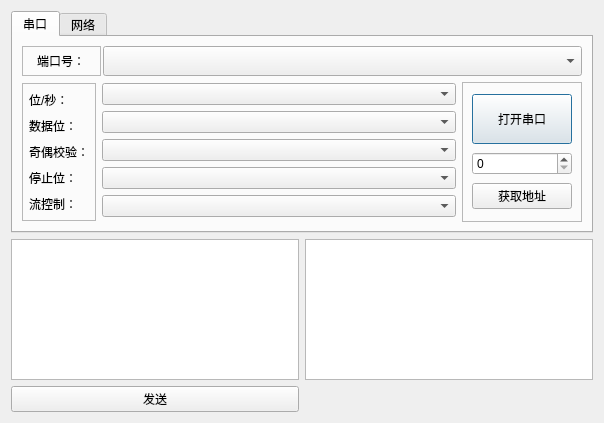
<?xml version="1.0" encoding="UTF-8"?>
<ui version="4.0">
 <class>DialogCOM</class>
 <widget class="QDialog" name="DialogCOM">
  <property name="geometry">
   <rect>
    <x>0</x>
    <y>0</y>
    <width>604</width>
    <height>423</height>
   </rect>
  </property>
  <property name="windowTitle">
   <string>Dialog</string>
  </property>
  <layout class="QGridLayout" name="gridLayout_5">
   <item row="0" column="0" colspan="2">
    <widget class="QTabWidget" name="tabWidget">
     <property name="currentIndex">
      <number>0</number>
     </property>
     <widget class="QWidget" name="tab">
      <attribute name="title">
       <string>串口</string>
      </attribute>
      <layout class="QGridLayout" name="gridLayout_7">
       <item row="0" column="0">
        <layout class="QGridLayout" name="gridLayout_6">
         <item row="0" column="0">
          <layout class="QHBoxLayout" name="horizontalLayout_2">
           <property name="spacing">
            <number>2</number>
           </property>
           <item>
            <widget class="QFrame" name="frame_3">
             <property name="sizePolicy">
              <sizepolicy hsizetype="Fixed" vsizetype="Preferred">
               <horstretch>0</horstretch>
               <verstretch>0</verstretch>
              </sizepolicy>
             </property>
             <property name="minimumSize">
              <size>
               <width>79</width>
               <height>0</height>
              </size>
             </property>
             <property name="frameShape">
              <enum>QFrame::StyledPanel</enum>
             </property>
             <property name="frameShadow">
              <enum>QFrame::Raised</enum>
             </property>
             <layout class="QGridLayout" name="gridLayout_4">
              <property name="leftMargin">
               <number>2</number>
              </property>
              <property name="topMargin">
               <number>2</number>
              </property>
              <property name="rightMargin">
               <number>2</number>
              </property>
              <property name="bottomMargin">
               <number>2</number>
              </property>
              <property name="spacing">
               <number>2</number>
              </property>
              <item row="0" column="0">
               <widget class="QLabel" name="label">
                <property name="sizePolicy">
                 <sizepolicy hsizetype="Fixed" vsizetype="Preferred">
                  <horstretch>0</horstretch>
                  <verstretch>0</verstretch>
                 </sizepolicy>
                </property>
                <property name="minimumSize">
                 <size>
                  <width>0</width>
                  <height>0</height>
                 </size>
                </property>
                <property name="text">
                 <string>端口号：</string>
                </property>
               </widget>
              </item>
             </layout>
            </widget>
           </item>
           <item>
            <widget class="QComboBox" name="comboBox_ComPort">
             <property name="minimumSize">
              <size>
               <width>0</width>
               <height>30</height>
              </size>
             </property>
            </widget>
           </item>
          </layout>
         </item>
         <item row="1" column="0">
          <layout class="QHBoxLayout" name="horizontalLayout">
           <item>
            <layout class="QGridLayout" name="gridLayout">
             <item row="0" column="1">
              <layout class="QVBoxLayout" name="verticalLayout_2">
               <item>
                <widget class="QComboBox" name="comboBox_ByteRate"/>
               </item>
               <item>
                <widget class="QComboBox" name="comboBox_Bit"/>
               </item>
               <item>
                <widget class="QComboBox" name="comboBox_Check"/>
               </item>
               <item>
                <widget class="QComboBox" name="comboBox_Stop"/>
               </item>
               <item>
                <widget class="QComboBox" name="comboBox_Stream"/>
               </item>
              </layout>
             </item>
             <item row="0" column="0">
              <widget class="QFrame" name="frame">
               <property name="sizePolicy">
                <sizepolicy hsizetype="Fixed" vsizetype="Preferred">
                 <horstretch>0</horstretch>
                 <verstretch>0</verstretch>
                </sizepolicy>
               </property>
               <property name="minimumSize">
                <size>
                 <width>70</width>
                 <height>0</height>
                </size>
               </property>
               <property name="frameShape">
                <enum>QFrame::StyledPanel</enum>
               </property>
               <property name="frameShadow">
                <enum>QFrame::Raised</enum>
               </property>
               <layout class="QVBoxLayout" name="verticalLayout">
                <property name="spacing">
                 <number>6</number>
                </property>
                <property name="leftMargin">
                 <number>6</number>
                </property>
                <property name="topMargin">
                 <number>6</number>
                </property>
                <property name="rightMargin">
                 <number>6</number>
                </property>
                <property name="bottomMargin">
                 <number>6</number>
                </property>
                <item>
                 <widget class="QLabel" name="label_2">
                  <property name="sizePolicy">
                   <sizepolicy hsizetype="Fixed" vsizetype="Preferred">
                    <horstretch>0</horstretch>
                    <verstretch>0</verstretch>
                   </sizepolicy>
                  </property>
                  <property name="minimumSize">
                   <size>
                    <width>0</width>
                    <height>20</height>
                   </size>
                  </property>
                  <property name="text">
                   <string>位/秒：</string>
                  </property>
                 </widget>
                </item>
                <item>
                 <widget class="QLabel" name="label_6">
                  <property name="sizePolicy">
                   <sizepolicy hsizetype="Preferred" vsizetype="Fixed">
                    <horstretch>0</horstretch>
                    <verstretch>0</verstretch>
                   </sizepolicy>
                  </property>
                  <property name="minimumSize">
                   <size>
                    <width>0</width>
                    <height>20</height>
                   </size>
                  </property>
                  <property name="text">
                   <string>数据位：</string>
                  </property>
                 </widget>
                </item>
                <item>
                 <widget class="QLabel" name="label_3">
                  <property name="sizePolicy">
                   <sizepolicy hsizetype="Preferred" vsizetype="Fixed">
                    <horstretch>0</horstretch>
                    <verstretch>0</verstretch>
                   </sizepolicy>
                  </property>
                  <property name="minimumSize">
                   <size>
                    <width>0</width>
                    <height>20</height>
                   </size>
                  </property>
                  <property name="text">
                   <string>奇偶校验：</string>
                  </property>
                 </widget>
                </item>
                <item>
                 <widget class="QLabel" name="label_4">
                  <property name="sizePolicy">
                   <sizepolicy hsizetype="Preferred" vsizetype="Fixed">
                    <horstretch>0</horstretch>
                    <verstretch>0</verstretch>
                   </sizepolicy>
                  </property>
                  <property name="minimumSize">
                   <size>
                    <width>0</width>
                    <height>20</height>
                   </size>
                  </property>
                  <property name="text">
                   <string>停止位：</string>
                  </property>
                 </widget>
                </item>
                <item>
                 <widget class="QLabel" name="label_5">
                  <property name="sizePolicy">
                   <sizepolicy hsizetype="Preferred" vsizetype="Fixed">
                    <horstretch>0</horstretch>
                    <verstretch>0</verstretch>
                   </sizepolicy>
                  </property>
                  <property name="minimumSize">
                   <size>
                    <width>0</width>
                    <height>20</height>
                   </size>
                  </property>
                  <property name="text">
                   <string>流控制：</string>
                  </property>
                 </widget>
                </item>
               </layout>
              </widget>
             </item>
            </layout>
           </item>
           <item>
            <widget class="QFrame" name="frame_2">
             <property name="sizePolicy">
              <sizepolicy hsizetype="Fixed" vsizetype="Preferred">
               <horstretch>0</horstretch>
               <verstretch>0</verstretch>
              </sizepolicy>
             </property>
             <property name="minimumSize">
              <size>
               <width>120</width>
               <height>0</height>
              </size>
             </property>
             <property name="frameShape">
              <enum>QFrame::StyledPanel</enum>
             </property>
             <property name="frameShadow">
              <enum>QFrame::Raised</enum>
             </property>
             <layout class="QGridLayout" name="gridLayout_3">
              <item row="0" column="0">
               <widget class="QPushButton" name="pushButton">
                <property name="sizePolicy">
                 <sizepolicy hsizetype="Minimum" vsizetype="Fixed">
                  <horstretch>0</horstretch>
                  <verstretch>0</verstretch>
                 </sizepolicy>
                </property>
                <property name="minimumSize">
                 <size>
                  <width>0</width>
                  <height>50</height>
                 </size>
                </property>
                <property name="text">
                 <string>打开串口</string>
                </property>
               </widget>
              </item>
              <item row="1" column="0">
               <widget class="QSpinBox" name="spinBox"/>
              </item>
              <item row="2" column="0">
               <widget class="QPushButton" name="pushButton_3">
                <property name="text">
                 <string>获取地址</string>
                </property>
               </widget>
              </item>
             </layout>
            </widget>
           </item>
          </layout>
         </item>
        </layout>
       </item>
      </layout>
     </widget>
     <widget class="QWidget" name="tab_2">
      <attribute name="title">
       <string>网络</string>
      </attribute>
     </widget>
    </widget>
   </item>
   <item row="1" column="0">
    <widget class="QPlainTextEdit" name="plainTextEdit"/>
   </item>
   <item row="1" column="1">
    <widget class="QPlainTextEdit" name="plainTextEdit_2"/>
   </item>
   <item row="2" column="0">
    <widget class="QPushButton" name="pushButton_2">
     <property name="text">
      <string>发送</string>
     </property>
    </widget>
   </item>
  </layout>
 </widget>
 <resources/>
 <connections/>
</ui>
